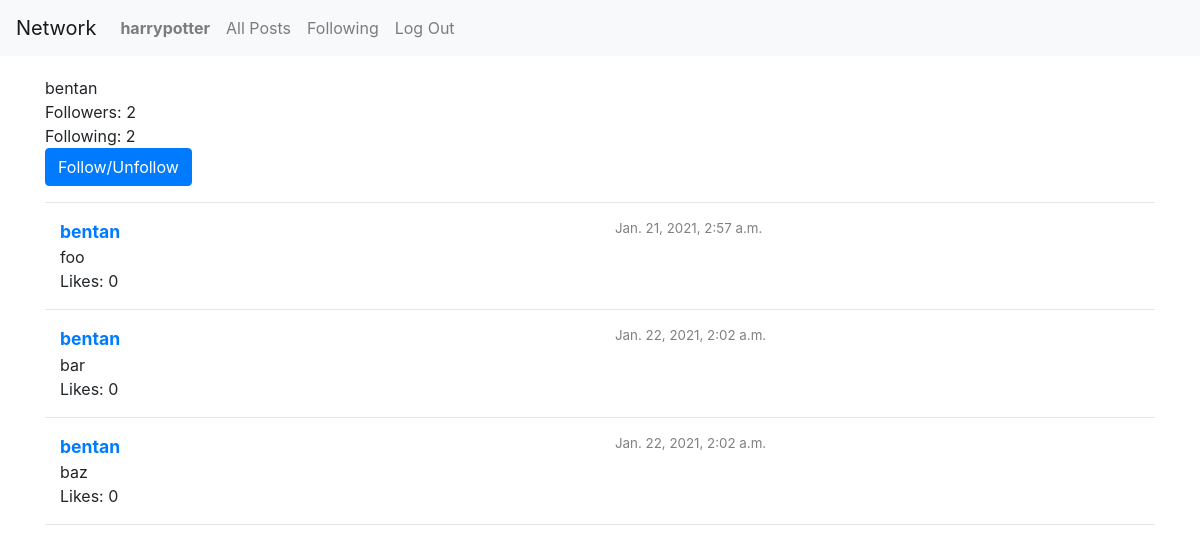
Screenshot of /user/bentan (signed in) with the database file from the repository.
### network/models.py (models this page shows, shortened)
class User(AbstractUser):
    following = models.ManyToManyField('self', blank=True, related_name='followers', symmetrical=False)
    def __str__(self):
        return f"{self.username}"

class Post(models.Model):
    user = models.ForeignKey(User, on_delete=models.CASCADE)
    post_content = models.TextField(max_length=280)
    likes = models.ManyToManyField(User, blank=True, related_name='user_likes')
    created_timestamp = models.DateTimeField(auto_now_add=True)
    edited_timestamp = models.DateTimeField(auto_now=True)

### network/views.py (the view)
# urls.py: path("user/<str:username>", views.user_profile, name="user"),
def user_profile(request, username):
    if not request.user.is_authenticated:
        return HttpResponseRedirect(reverse("login"))
    try:
        user_obj = User.objects.get(username=username)
        followers = user_obj.followers.all()
        user_posts = Post.objects.filter(user = user_obj)
    except User.DoesNotExist:
        return HttpResponseRedirect(reverse("index"))
    except:
        pass
    return render(request, "network/index.html", {
        'user_profile': user_obj,
        'followers': followers,
        'posts': user_posts,
    })

### network/templates/network/index.html (shortened to what this page needs)
{% extends "network/layout.html" %}
{% block body %}
    <div class="container">
        <div style="padding: 10px;"></div>
        {% if user.is_authenticated and user_profile %}
            <div id="user_profile">{{ user_profile.username }}</div>
            <div>Followers: {{ followers.count }}</div>
            <div>Following: {{ user_profile.following.all.count }}</div>
            {% if user.username != user_profile.username %}
                <button class="btn btn-primary" id="follow_unfollow_btn">Follow/Unfollow</button>
            {% endif %}
        {% endif %}
        <hr>
        {% for post in posts %}
            <div class="container">
                <div class="row">
                    <div class="col allPostUsername"><a href="{% url 'user' post.user %}">{{ post.user }}</a></div>
                    <div class="col allPostTimestamp">{{ post.edited_timestamp }}</div>
                </div>
                <div class="row">
                    <div class="col">{{ post.post_content }}</div>
                </div>
                <div class="row">
                    <div class="col">Likes: {{ post.likes.all.count}}</div>
                </div>
            </div>
            <hr>
        {% endfor %}
    </div>
{% endblock %}

### network/templates/network/layout.html (shortened to what this page needs)
{% load static %}
<!DOCTYPE html>
<html lang="en">
    <head>
        <link rel="stylesheet" href="https://stackpath.bootstrapcdn.com/bootstrap/4.4.1/css/bootstrap.min.css">
        <link href="{% static 'network/styles.css' %}" rel="stylesheet">
    </head>
    <body>
        <nav class="navbar navbar-expand-lg navbar-light bg-light">
            <a class="navbar-brand" href="{% url 'index' %}">Network</a>
            <div>
              <ul class="navbar-nav mr-auto">
                {% if user.is_authenticated %}
                    <li class="nav-item">
                        <a class="nav-link" href="{% url 'user' user.username %}" id="logged_in_user">{{ user.username }}</a>
                    </li>
                {% endif %}
                <li class="nav-item">
                  <a class="nav-link" href="{% url 'index' %}">All Posts</a>
                </li>
                {% if user.is_authenticated %}
                    <li class="nav-item">
                        <a class="nav-link" href="#">Following</a>
                    </li>
                    <li class="nav-item">
                        <a class="nav-link" href="{% url 'logout' %}">Log Out</a>
                    </li>
                {% endif %}
              </ul>
            </div>
          </nav>
        <div class="body">
            {% block body %}
            {% endblock %}
        </div>
    </body>
</html>

### network/static/network/styles.css (style rules this page uses)
.allPostUsername { font-weight: bold; font-size: 1.1em; }
.allPostTimestamp { color: grey; font-size: smaller; }
#logged_in_user { font-weight: bold; }

### rows the page displays
User: username "harrypotter"
User: username "bentan", following.all.count "2"
Post: user "bentan", edited_timestamp "Jan. 21, 2021, 2:57 a.m.", post_content "foo", likes.all.count "0"
Post: user "bentan", edited_timestamp "Jan. 22, 2021, 2:02 a.m.", post_content "bar", likes.all.count "0"
Post: user "bentan", edited_timestamp "Jan. 22, 2021, 2:02 a.m.", post_content "baz", likes.all.count "0"

### other values shown
{{ followers.count }} "2"
